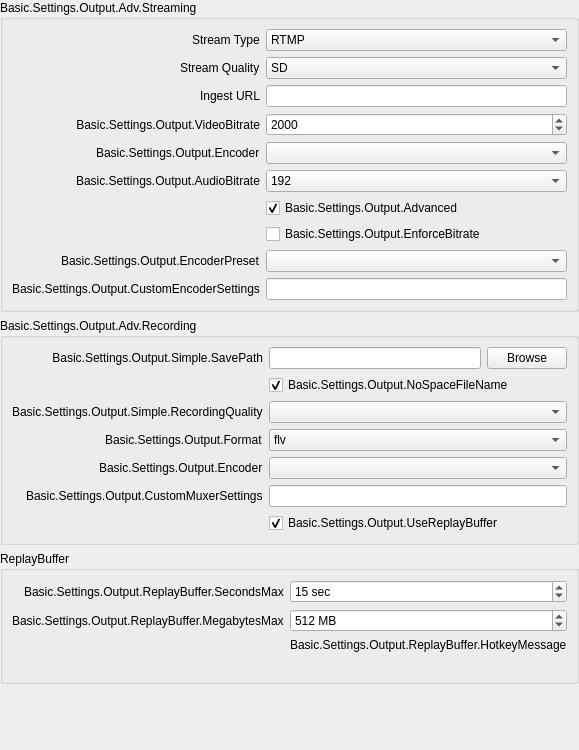
               <widget class="QWidget" name="easyOutputsPage">
                <layout class="QVBoxLayout" name="verticalLayout_3">
                 <property name="leftMargin">
                  <number>0</number>
                 </property>
                 <property name="topMargin">
                  <number>0</number>
                 </property>
                 <property name="rightMargin">
                  <number>0</number>
                 </property>
                 <property name="bottomMargin">
                  <number>0</number>
                 </property>
                 <item>
                  <widget class="QGroupBox" name="groupBox_8">
                   <property name="sizePolicy">
                    <sizepolicy hsizetype="Preferred" vsizetype="Maximum">
                     <horstretch>0</horstretch>
                     <verstretch>0</verstretch>
                    </sizepolicy>
                   </property>
                   <property name="title">
                    <string>Basic.Settings.Output.Adv.Streaming</string>
                   </property>
                   <layout class="QFormLayout" name="formLayout_20">
                    <property name="fieldGrowthPolicy">
                     <enum>QFormLayout::AllNonFixedFieldsGrow</enum>
                    </property>
                    <property name="labelAlignment">
                     <set>Qt::AlignRight|Qt::AlignTrailing|Qt::AlignVCenter</set>
                    </property>
                    <item row="3" column="0">
                     <widget class="QLabel" name="label_19">
                      <property name="minimumSize">
                       <size>
                        <width>170</width>
                        <height>0</height>
                       </size>
                      </property>
                      <property name="text">
                       <string>Basic.Settings.Output.VideoBitrate</string>
                      </property>
                      <property name="alignment">
                       <set>Qt::AlignRight|Qt::AlignTrailing|Qt::AlignVCenter</set>
                      </property>
                      <property name="buddy">
                       <cstring>simpleOutputVBitrate</cstring>
                      </property>
                     </widget>
                    </item>
                    <item row="3" column="1">
                     <widget class="QSpinBox" name="simpleOutputVBitrate">
                      <property name="minimum">
                       <number>200</number>
                      </property>
                      <property name="maximum">
                       <number>1000000</number>
                      </property>
                      <property name="value">
                       <number>2000</number>
                      </property>
                     </widget>
                    </item>
                    <item row="5" column="0">
                     <widget class="QLabel" name="label_20">
                      <property name="text">
                       <string>Basic.Settings.Output.AudioBitrate</string>
                      </property>
                      <property name="buddy">
                       <cstring>simpleOutputABitrate</cstring>
                      </property>
                     </widget>
                    </item>
                    <item row="5" column="1">
                     <widget class="QComboBox" name="simpleOutputABitrate">
                      <property name="currentIndex">
                       <number>8</number>
                      </property>
                      <item>
                       <property name="text">
                        <string>32</string>
                       </property>
                      </item>
                      <item>
                       <property name="text">
                        <string>48</string>
                       </property>
                      </item>
                      <item>
                       <property name="text">
                        <string>64</string>
                       </property>
                      </item>
                      <item>
                       <property name="text">
                        <string>80</string>
                       </property>
                      </item>
                      <item>
                       <property name="text">
                        <string>96</string>
                       </property>
                      </item>
                      <item>
                       <property name="text">
                        <string>112</string>
                       </property>
                      </item>
                      <item>
                       <property name="text">
                        <string>128</string>
                       </property>
                      </item>
                      <item>
                       <property name="text">
                        <string>160</string>
                       </property>
                      </item>
                      <item>
                       <property name="text">
                        <string>192</string>
                       </property>
                      </item>
                      <item>
                       <property name="text">
                        <string>256</string>
                       </property>
                      </item>
                      <item>
                       <property name="text">
                        <string>320</string>
                       </property>
                      </item>
                     </widget>
                    </item>
                    <item row="6" column="1">
                     <widget class="QCheckBox" name="simpleOutAdvanced">
                      <property name="text">
                       <string>Basic.Settings.Output.Advanced</string>
                      </property>
                      <property name="checked">
                       <bool>true</bool>
                      </property>
                     </widget>
                    </item>
                    <item row="8" column="1">
                     <widget class="QComboBox" name="simpleOutPreset"/>
                    </item>
                    <item row="8" column="0">
                     <widget class="QLabel" name="label_24">
                      <property name="enabled">
                       <bool>true</bool>
                      </property>
                      <property name="text">
                       <string>Basic.Settings.Output.EncoderPreset</string>
                      </property>
                      <property name="buddy">
                       <cstring>simpleOutPreset</cstring>
                      </property>
                     </widget>
                    </item>
                    <item row="9" column="0">
                     <widget class="QLabel" name="label_23">
                      <property name="text">
                       <string>Basic.Settings.Output.CustomEncoderSettings</string>
                      </property>
                      <property name="buddy">
                       <cstring>simpleOutCustom</cstring>
                      </property>
                     </widget>
                    </item>
                    <item row="9" column="1">
                     <widget class="QLineEdit" name="simpleOutCustom"/>
                    </item>
                    <item row="7" column="1">
                     <widget class="QCheckBox" name="simpleOutEnforce">
                      <property name="text">
                       <string>Basic.Settings.Output.EnforceBitrate</string>
                      </property>
                     </widget>
                    </item>
                    <item row="4" column="1">
                     <widget class="QComboBox" name="simpleOutStrEncoder"/>
                    </item>
                    <item row="4" column="0">
                     <widget class="QLabel" name="simpleOutRecEncoderLabel_2">
                      <property name="text">
                       <string>Basic.Settings.Output.Encoder</string>
                      </property>
                      <property name="buddy">
                       <cstring>simpleOutRecEncoder</cstring>
                      </property>
                     </widget>
                    </item>
                    <item row="0" column="0">
                     <widget class="QLabel" name="simpleOutStreamTypeLabel">
                      <property name="text">
                       <string>Stream Type</string>
                      </property>
                     </widget>
                    </item>
                    <item row="0" column="1">
                     <widget class="QComboBox" name="simpleOutStreamType">
                      <item>
                       <property name="text">
                        <string>RTMP</string>
                       </property>
                      </item>
                      <item>
                       <property name="text">
                        <string>HLS</string>
                       </property>
                      </item>
                     </widget>
                    </item>
                    <item row="1" column="0">
                     <widget class="QLabel" name="simpleOutHlsQualityLabel">
                      <property name="text">
                       <string>Stream Quality</string>
                      </property>
                     </widget>
                    </item>
                    <item row="1" column="1">
                     <widget class="QComboBox" name="simpleOutHlsQuality">
                      <property name="currentIndex">
                       <number>2</number>
                      </property>
                      <item>
                       <property name="text">
                        <string>Ultralow</string>
                       </property>
                      </item>
                      <item>
                       <property name="text">
                        <string>Low</string>
                       </property>
                      </item>
                      <item>
                       <property name="text">
                        <string>SD</string>
                       </property>
                      </item>
                      <item>
                       <property name="text">
                        <string>HD</string>
                       </property>
                      </item>
                      <item>
                       <property name="text">
                        <string>Full HD</string>
                       </property>
                      </item>
                     </widget>
                    </item>
                    <item row="2" column="0">
                     <widget class="QLabel" name="simpleOutHlsIngestLabel">
                      <property name="text">
                       <string>Ingest URL</string>
                      </property>
                     </widget>
                    </item>
                    <item row="2" column="1">
                     <widget class="QLineEdit" name="simpleOutHlsIngest"/>
                    </item>
                   </layout>
                  </widget>
                 </item>
                 <item>
                  <widget class="QGroupBox" name="simpleRecordingGroupBox">
                   <property name="sizePolicy">
                    <sizepolicy hsizetype="Preferred" vsizetype="Maximum">
                     <horstretch>0</horstretch>
                     <verstretch>0</verstretch>
                    </sizepolicy>
                   </property>
                   <property name="title">
                    <string>Basic.Settings.Output.Adv.Recording</string>
                   </property>
                   <layout class="QFormLayout" name="formLayout_6">
                    <property name="fieldGrowthPolicy">
                     <enum>QFormLayout::AllNonFixedFieldsGrow</enum>
                    </property>
                    <property name="labelAlignment">
                     <set>Qt::AlignRight|Qt::AlignTrailing|Qt::AlignVCenter</set>
                    </property>
                    <item row="0" column="0">
                     <widget class="QLabel" name="label_18">
                      <property name="minimumSize">
                       <size>
                        <width>170</width>
                        <height>0</height>
                       </size>
                      </property>
                      <property name="text">
                       <string>Basic.Settings.Output.Simple.SavePath</string>
                      </property>
                      <property name="alignment">
                       <set>Qt::AlignRight|Qt::AlignTrailing|Qt::AlignVCenter</set>
                      </property>
                      <property name="buddy">
                       <cstring>simpleOutputPath</cstring>
                      </property>
                     </widget>
                    </item>
                    <item row="0" column="1">
                     <layout class="QHBoxLayout" name="horizontalLayout_5">
                      <item>
                       <widget class="QLineEdit" name="simpleOutputPath">
                        <property name="enabled">
                         <bool>true</bool>
                        </property>
                       </widget>
                      </item>
                      <item>
                       <widget class="QPushButton" name="simpleOutputBrowse">
                        <property name="enabled">
                         <bool>true</bool>
                        </property>
                        <property name="text">
                         <string>Browse</string>
                        </property>
                       </widget>
                      </item>
                     </layout>
                    </item>
                    <item row="1" column="1">
                     <widget class="QCheckBox" name="simpleNoSpace">
                      <property name="text">
                       <string>Basic.Settings.Output.NoSpaceFileName</string>
                      </property>
                      <property name="checked">
                       <bool>true</bool>
                      </property>
                     </widget>
                    </item>
                    <item row="2" column="0">
                     <widget class="QLabel" name="label_26">
                      <property name="text">
                       <string>Basic.Settings.Output.Simple.RecordingQuality</string>
                      </property>
                      <property name="buddy">
                       <cstring>simpleOutRecQuality</cstring>
                      </property>
                     </widget>
                    </item>
                    <item row="2" column="1">
                     <widget class="QComboBox" name="simpleOutRecQuality"/>
                    </item>
                    <item row="3" column="0">
                     <widget class="QLabel" name="simpleOutRecFormatLabel">
                      <property name="text">
                       <string>Basic.Settings.Output.Format</string>
                      </property>
                      <property name="buddy">
                       <cstring>simpleOutRecFormat</cstring>
                      </property>
                     </widget>
                    </item>
                    <item row="3" column="1">
                     <widget class="QComboBox" name="simpleOutRecFormat">
                      <item>
                       <property name="text">
                        <string notr="true">flv</string>
                       </property>
                      </item>
                      <item>
                       <property name="text">
                        <string notr="true">mp4</string>
                       </property>
                      </item>
                      <item>
                       <property name="text">
                        <string notr="true">mov</string>
                       </property>
                      </item>
                      <item>
                       <property name="text">
                        <string notr="true">mkv</string>
                       </property>
                      </item>
                      <item>
                       <property name="text">
                        <string notr="true">ts</string>
                       </property>
                      </item>
                      <item>
                       <property name="text">
                        <string notr="true">m3u8</string>
                       </property>
                      </item>
                     </widget>
                    </item>
                    <item row="4" column="0">
                     <widget class="QLabel" name="simpleOutRecEncoderLabel">
                      <property name="text">
                       <string>Basic.Settings.Output.Encoder</string>
                      </property>
                      <property name="buddy">
                       <cstring>simpleOutRecEncoder</cstring>
                      </property>
                     </widget>
                    </item>
                    <item row="4" column="1">
                     <widget class="QComboBox" name="simpleOutRecEncoder"/>
                    </item>
                    <item row="5" column="0">
                     <widget class="QLabel" name="label_420">
                      <property name="text">
                       <string>Basic.Settings.Output.CustomMuxerSettings</string>
                      </property>
                      <property name="buddy">
                       <cstring>simpleOutMuxCustom</cstring>
                      </property>
                     </widget>
                    </item>
                    <item row="5" column="1">
                     <widget class="QLineEdit" name="simpleOutMuxCustom"/>
                    </item>
                    <item row="6" column="1">
                     <widget class="QCheckBox" name="simpleReplayBuf">
                      <property name="text">
                       <string>Basic.Settings.Output.UseReplayBuffer</string>
                      </property>
                      <property name="checked">
                       <bool>true</bool>
                      </property>
                     </widget>
                    </item>
                   </layout>
                  </widget>
                 </item>
                 <item>
                  <widget class="QGroupBox" name="replayBufferGroupBox">
                   <property name="title">
                    <string>ReplayBuffer</string>
                   </property>
                   <layout class="QFormLayout" name="formLayout_24">
                    <property name="fieldGrowthPolicy">
                     <enum>QFormLayout::AllNonFixedFieldsGrow</enum>
                    </property>
                    <property name="labelAlignment">
                     <set>Qt::AlignRight|Qt::AlignTrailing|Qt::AlignVCenter</set>
                    </property>
                    <item row="0" column="0">
                     <widget class="QLabel" name="label_35">
                      <property name="text">
                       <string>Basic.Settings.Output.ReplayBuffer.SecondsMax</string>
                      </property>
                     </widget>
                    </item>
                    <item row="0" column="1">
                     <widget class="QSpinBox" name="simpleRBSecMax">
                      <property name="suffix">
                       <string notr="true"> sec</string>
                      </property>
                      <property name="minimum">
                       <number>5</number>
                      </property>
                      <property name="maximum">
                       <number>21600</number>
                      </property>
                      <property name="value">
                       <number>15</number>
                      </property>
                     </widget>
                    </item>
                    <item row="1" column="0">
                     <widget class="QLabel" name="simpleRBMegsMaxLabel">
                      <property name="text">
                       <string>Basic.Settings.Output.ReplayBuffer.MegabytesMax</string>
                      </property>
                     </widget>
                    </item>
                    <item row="1" column="1">
                     <widget class="QSpinBox" name="simpleRBMegsMax">
                      <property name="suffix">
                       <string notr="true"> MB</string>
                      </property>
                      <property name="minimum">
                       <number>20</number>
                      </property>
                      <property name="maximum">
                       <number>8192</number>
                      </property>
                      <property name="value">
                       <number>512</number>
                      </property>
                     </widget>
                    </item>
                    <item row="2" column="1">
                     <widget class="QLabel" name="label_45">
                      <property name="text">
                       <string>Basic.Settings.Output.ReplayBuffer.HotkeyMessage</string>
                      </property>
                     </widget>
                    </item>
                    <item row="3" column="1">
                     <widget class="QLabel" name="simpleRBEstimate">
                      <property name="text">
                       <string notr="true"/>
                      </property>
                     </widget>
                    </item>
                   </layout>
                  </widget>
                 </item>
                 <item>
                  <layout class="QVBoxLayout" name="simpleOutInfoLayout">
                   <property name="leftMargin">
                    <number>10</number>
                   </property>
                   <property name="topMargin">
                    <number>10</number>
                   </property>
                   <property name="rightMargin">
                    <number>10</number>
                   </property>
                   <property name="bottomMargin">
                    <number>10</number>
                   </property>
                  </layout>
                 </item>
                 <item>
                  <spacer name="verticalSpacer_2">
                   <property name="orientation">
                    <enum>Qt::Vertical</enum>
                   </property>
                   <property name="sizeHint" stdset="0">
                    <size>
                     <width>20</width>
                     <height>40</height>
                    </size>
                   </property>
                  </spacer>
                 </item>
                 <item alignment="Qt::AlignTop">
                  <widget class="QWidget" name="simpleOutputContainer" native="true">
                   <layout class="QVBoxLayout" name="verticalLayout_4">
                    <property name="leftMargin">
                     <number>0</number>
                    </property>
                    <property name="topMargin">
                     <number>0</number>
                    </property>
                    <property name="rightMargin">
                     <number>0</number>
                    </property>
                    <property name="bottomMargin">
                     <number>0</number>
                    </property>
                   </layout>
                  </widget>
                 </item>
                </layout>
               </widget>
